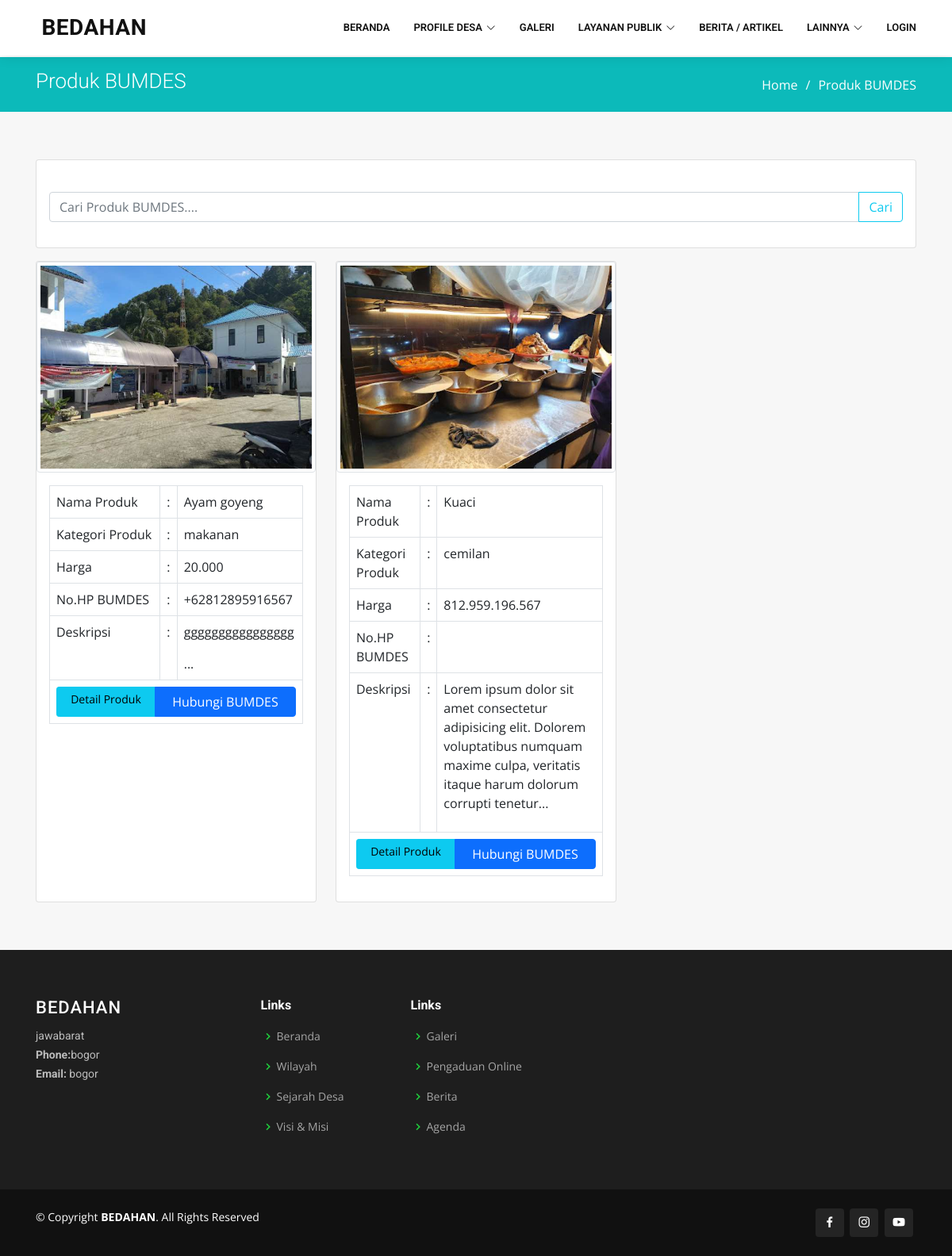
Screenshot of /index.php/home/produkbumdes with the database file from the repository.
### tables this page shows
CREATE TABLE `setting` (
  `web` varchar(99) DEFAULT NULL,
  `keyword` varchar(99) DEFAULT NULL,
  `logo` varchar(99) DEFAULT NULL,
  `alamat` text DEFAULT NULL,
  `telp` varchar(15) DEFAULT NULL,
  `email` varchar(99) DEFAULT NULL,
  `yt` varchar(99) DEFAULT NULL,
  `ig` varchar(99) DEFAULT NULL,
  `fb` varchar(99) DEFAULT NULL,
  `lat` varchar(99) DEFAULT NULL,
  `lng` varchar(99) DEFAULT NULL,
  `wilayah` text DEFAULT NULL
);

CREATE TABLE `produk_bumdes` (
  `id` int(11) NOT NULL,
  `produk` varchar(99) DEFAULT NULL,
  `slug` varchar(99) DEFAULT NULL,
  `kategori` varchar(99) DEFAULT NULL,
  `telp` varchar(99) DEFAULT NULL,
  `harga` varchar(20) DEFAULT NULL,
  `gambar` varchar(99) DEFAULT NULL,
  `desk` text DEFAULT NULL,
  `date` date DEFAULT NULL,
  `view` int(11) DEFAULT NULL
);

### application/controllers/Home.php (called while the page is built, shortened)
<?php
class Home extends CI_Controller {
    public function __construct()
    {
        $this->load->model('main_model');
        $this->main_model->count_visitor();
    }
        ?>
  <?php  }
  public function produkbumdes()
  {
    $this->load->library('pagination');
    $jum  = $this->db->query("select produk_bumdes.* from produk_bumdes");
    $page=$this->uri->segment(3);
    if(!$page):
        $offset = 0;
    else:
        $offset = $page;
    endif;
    $limit=3;
    $config['base_url'] = base_url() . 'home/produkbumdes/';
    $config['total_rows'] = $jum->num_rows();
    $config['per_page'] = $limit;
    $config['uri_segment'] = 3;
    $config['first_link']       = 'First';
    $config['last_link']        = 'Last';
    $config['next_link']        = 'Next';
    $config['prev_link']        = 'Prev';
    $config['full_tag_open']    = '<div class="pagging text-center"><nav><ul class="pagination justify-content-center">';
    $config['full_tag_close']   = '</ul></nav></div>';
    $config['num_tag_open']     = '<li class="page-item"><span class="page-link">';
    $config['num_tag_close']    = '</span></li>';
    $config['cur_tag_open']     = '<li class="page-item active"><span class="page-link">';
    $config['cur_tag_close']    = '<span class="sr-only">(current)</span></span></li>';
    $config['next_tag_open']    = '<li class="page-item"><span class="page-link">';
    $config['next_tagl_close']  = '<span aria-hidden="true">&raquo;</span></span></li>';
    $config['prev_tag_open']    = '<li class="page-item"><span class="page-link">';
    $config['prev_tagl_close']  = '</span>Next</li>';
    $config['first_tag_open']   = '<li class="page-item"><span class="page-link">';
    $config['first_tagl_close'] = '</span></li>';
    $config['last_tag_open']    = '<li class="page-item"><span class="page-link">';
    $config['last_tagl_close']  = '</span></li>';
    $this->pagination->initialize($config);
    $data['page'] =$this->pagination->create_links();
    $data['qe']=$this->main_model->produkbumdes_perpage($offset,$limit);
    $this->load->view('home/atas');
    $this->load->view('home/produkbumdes',$data);
    $this->load->view('home/bawah');
  }
}

### index.php (called while the page is built, shortened)
<?php
require_once BASEPATH.'core/CodeIgniter.php';

### application/models/Main_model.php (called while the page is built, shortened)
<?php
class Main_model extends CI_Model
{
	public function produkbumdes_perpage($offset, $limit)
	{
		$hsl = $this->db->query("select produk_bumdes.* from produk_bumdes limit  $offset,$limit");
		return 	$hsl;
	}
}

### application/views/home/produkbumdes.php (the view, shortened to what this page needs)
<section id="breadcrumbs" class="breadcrumbs">
  <div class="container">
    <div class="d-flex justify-content-between align-items-center">
      <h2>Produk BUMDES</h2>
      <ol>
        <li><a href="home/index">Home</a></li>
        <li>Produk BUMDES</li>
      </ol>
    </div>
  </div>
</section>
<section id="services" class="services section-bg">
  <div class="container" data-aos="fade-up">
    <div class="card mb-3">
      <div class="card-body">
        <br>
        <form action="home/cariProdukbumdes" method="get">
          <div class="input-group mb-3">
            <input type="text" class="form-control" name="keyword" placeholder="Cari Produk BUMDES...." autocomplete="off" aria-label="Cari Produk BUMDES...." aria-describedby="button-addon2">
            <button class="btn btn-outline-info" type="submit" id="button-addon2">Cari</button>
          </div>
        </form>
      </div>
    </div>
    <div class="row">
      <?php
      foreach ($qe->result() as $row) {
      ?>
        <div class="col-lg-4 col-md-6 d-flex align-items-stretch" data-aos="zoom-in" data-aos-delay="100">
          <div class="card">
            <img src="image/<?php echo $row->gambar ?>" class="card-img-top img-fluid img-thumbnail" alt="...">
            <div class="card-body table-responsive">
              <table class="table table-hover table-bordered">
                <tr>
                  <td>Nama Produk</td>
                  <td>:</td>
                  <td><?php echo $row->produk ?></td>
                </tr>
                <tr>
                  <td>Kategori Produk</td>
                  <td>:</td>
                  <td><?php echo $row->kategori ?></td>
                </tr>
                <tr>
                  <td>Harga</td>
                  <td>:</td>
                  <td><?php echo number_format($row->harga, 0, ',', '.') ?></td>
                </tr>
                <tr>
                  <td>No.HP BUMDES</td>
                  <td>:</td>
                  <td><?php echo $row->telp ?></td>
                </tr>
                <tr>
                  <td>Deskripsi</td>
                  <td>:</td>
                  <td><?php echo substr($row->desk, 0, 150) ?>...</td>
                </tr>
                <tr align="center">
                  <td colspan="3">
                    <div class="btn-group w-100" role="group" aria-label="Basic example">
                      <a href="home/detailbumdes/<?php echo $row->slug ?>" class="btn btn-info btn-sm"><i class="fa fa-eye"></i> Detail Produk</a>
                      <a href="https://wa.me/<?php echo $row->telp ?>" class="btn btn-primary"><i class="fa fa-phone"></i>Hubungi BUMDES</a>
                    </div>
                  </td>
                </tr>
              </table>
            </div>
          </div>
        </div>
      <?php } ?>
    </div>
  </div>
</section>

### application/views/home/atas.php (shortened to what this page needs)
<?php
$setting = $this->db->get('setting');
$row = $setting->row();
?>
<!DOCTYPE html>
<html lang="en">
<head>
  <link href="frontend/vendor/animate.css/animate.min.css" rel="stylesheet">
  <link href="frontend/vendor/aos/aos.css" rel="stylesheet">
  <link href="frontend/vendor/bootstrap/css/bootstrap.min.css" rel="stylesheet">
  <link href="frontend/vendor/bootstrap-icons/bootstrap-icons.css" rel="stylesheet">
  <link href="frontend/vendor/boxicons/css/boxicons.min.css" rel="stylesheet">
  <link href="frontend/vendor/glightbox/css/glightbox.min.css" rel="stylesheet">
  <link href="frontend/vendor/remixicon/remixicon.css" rel="stylesheet">
  <link href="frontend/vendor/swiper/swiper-bundle.min.css" rel="stylesheet">
  <link rel="stylesheet" type="text/css" href="plugin/sweetalert2.min.css">
  <link href="frontend/css/desa.css" rel="stylesheet">
  <link rel="stylesheet" href="https://unpkg.com/leaflet@1.7.1/dist/leaflet.css" />
  <link rel="stylesheet" href="https://cdnjs.cloudflare.com/ajax/libs/leaflet.draw/1.0.4/leaflet.draw.css" />
  <link rel="stylesheet" href="plugin/MarkerCluster.css" />
  <link rel="stylesheet" href="plugin/MarkerCluster.Default.css" />
  <link rel="stylesheet" href="plugin/css/styledLayerControl.css" />
  <link rel="stylesheet" href="https://unpkg.com/leaflet-routing-machine@latest/dist/leaflet-routing-machine.css" />
  <link rel="stylesheet" href="https://unpkg.com/leaflet-control-geocoder/dist/Control.Geocoder.css" />
  <link rel="stylesheet" href="plugin/maps.css">
  <link rel="stylesheet" href="plugin/dist/Control.MiniMap.min.css" />
  <link rel="stylesheet" type="text/css" href="src/L.Control.ZoomBar.css" />
  <link rel="stylesheet" href="plugin/dist/Leaflet.Coordinates-0.1.5.css" />
  <link rel="stylesheet" href="plugin/dist/L.Control.Locate.min.css" />
  <link rel="stylesheet" href="plugin/src/leaflet-compass.css" />
  <link rel="stylesheet" href="plugin/L.Control.Window.css" />
  <link rel="stylesheet" href="plugin/dist/Control.FullScreen.css" />
  <link rel="stylesheet" type="text/css" href="plugin/bootstrapdatepicker/bootstrap-datepicker.css">
</head>
<body>
  <header id="header" class="fixed-top">
    <div class="container d-flex align-items-center">
      <h1 class="logo me-auto"><a href="home/index"><img class="img img-fluid " src="image/<?php echo $row->logo ?>" alt="" width=""> <?php echo $row->web ?></a></h1>
      <nav id="navbar" class="navbar order-last order-lg-0">
        <ul>
          <li><a href="home/index" class="<?php if ($this->uri->segment(2) == 'index') echo 'active' ?>">Beranda</a></li>
          <li class="dropdown"><a href="#"><span>Profile Desa</span> <i class="bi bi-chevron-down"></i></a>
          </li>
          <li><a href="home/galeri" class="<?php if ($this->uri->segment(2) == 'galeri') echo 'active' ?>">Galeri</a></li>
          <li class="dropdown"><a href="#"><span>Layanan Publik</span> <i class="bi bi-chevron-down"></i></a>
          </li>
          <li><a href="home/berita" class="<?php if ($this->uri->segment(2) == 'berita') echo 'active' ?>">Berita / Artikel</a></li>
          <li class="dropdown"><a href="#"><span>Lainnya</span> <i class="bi bi-chevron-down"></i></a>
          </li>
          <li><a href="welcome" target="_blank">Login </a></li>
        </ul>
      </nav>
    </div>
  </header>

### application/views/home/bawah.php (shortened to what this page needs)
<?php
$setting = $this->db->get('setting');
$row = $setting->row();
?>
<footer id="footer">
  <div class="footer-top">
    <div class="container">
      <div class="row">
        <div class="col-lg-3 col-md-6 footer-contact">
          <h3><?php echo $row->web ?></h3>
          <p>
            <?php echo $row->alamat ?> <br>
            <strong>Phone:</strong><?php echo $row->telp ?><br>
            <strong>Email:</strong> <?php echo $row->email ?><br>
          </p>
        </div>
        <div class="col-lg-2 col-md-6 footer-links">
          <h4>Links</h4>
          <ul>
            <li><i class="bx bx-chevron-right"></i> <a href="#">Beranda</a></li>
            <li><i class="bx bx-chevron-right"></i> <a href="home/wilayah">Wilayah</a></li>
            <li><i class="bx bx-chevron-right"></i> <a href="home/sejarah">Sejarah Desa</a></li>
            <li><i class="bx bx-chevron-right"></i> <a href="home/visimisi">Visi & Misi</a></li>
          </ul>
        </div>
        <div class="col-lg-3 col-md-6 footer-links">
          <h4>Links</h4>
          <ul>
            <li><i class="bx bx-chevron-right"></i> <a href="home/galeri">Galeri</a></li>
            <li><i class="bx bx-chevron-right"></i> <a href="home/pengaduan">Pengaduan Online</a></li>
            <li><i class="bx bx-chevron-right"></i> <a href="home/berita">Berita</a></li>
            <li><i class="bx bx-chevron-right"></i> <a href="home/agenda">Agenda</a></li>
          </ul>
        </div>
      </div>
    </div>
  </div>
  <div class="container d-md-flex py-4">
    <div class="me-md-auto text-center text-md-start">
      <div class="copyright">
        &copy; Copyright <strong><span><?php echo $row->web ?></span></strong>. All Rights Reserved
      </div>
    </div>
    <div class="social-links text-center text-md-right pt-3 pt-md-0">
      <a href="<?php echo $row->fb ?>" class="facebook"><i class="bx bxl-facebook"></i></a>
      <a href="<?php echo $row->ig ?>" class="instagram"><i class="bx bxl-instagram"></i></a>
      <a href="<?php echo $row->yt ?>" class="google-plus"><i class="bx bxl-youtube"></i></a>
    </div>
  </div>
</footer>
</body>
</html>

### frontend/css/desa.css (style rules this page uses)
body { font-family: "Open Sans", sans-serif; color: #4d4643; }
a { color: #0cbaba; text-decoration: none; }
h1, h2, h3, h4, h5, h6 { font-family: "Roboto", sans-serif; }
#header { background: #fff; transition: all 0.5s; z-index: 997; padding: 15px 0; box-shadow: 0px 2px 15px rgba(0, 0, 0, 0.1); }
#header .logo { font-size: 28px; margin: 0; padding: 0; line-height: 1; font-weight: 700; letter-spacing: 0.5px; text-transform: uppercase; }
#header .logo a { color: #111; }
.navbar { padding: 0; }
.navbar ul { margin: 0; padding: 0; display: flex; list-style: none; align-items: center; }
.navbar li { position: relative; }
.navbar a, .navbar a:focus { display: flex; align-items: center; justify-content: space-between; padding: 10px 0 10px 30px; font-family: "Roboto", sans-serif; font-size: 13px; font-weight: 600; color: #111; white-space: nowrap; text-transform: uppercase; transition: 0.3s; }
.navbar a i, .navbar a:focus i { font-size: 12px; line-height: 0; margin-left: 5px; }
section { padding: 60px 0; overflow: hidden; }
.section-bg { background-color: #f7f7f7; }
.breadcrumbs { padding: 15px 0; background: #0cbaba; min-height: 40px; margin-top: 72px; }
.breadcrumbs h2 { font-size: 26px; font-weight: 300; color: #fff; }
.breadcrumbs ol { display: flex; flex-wrap: wrap; list-style: none; padding: 0; margin: 0; color: #fff; }
.breadcrumbs ol a { color: #fff; }
.breadcrumbs ol li + li { padding-left: 10px; }
.breadcrumbs ol li + li::before { display: inline-block; padding-right: 10px; color: #fff; content: "/"; }
#footer { color: #fff; font-size: 14px; background: #111; }
#footer .footer-top { padding: 60px 0 30px 0; background: #1e1e1e; }
#footer .footer-top .footer-contact { margin-bottom: 30px; }
#footer .footer-top .footer-contact h3 { font-size: 22px; margin: 0 0 10px 0; padding: 2px 0 2px 0; line-height: 1; font-weight: 500; letter-spacing: 1px; text-transform: uppercase; color: #fff; }
#footer .footer-top .footer-contact p { font-size: 14px; line-height: 24px; margin-bottom: 0; font-family: "Roboto", sans-serif; color: rgba(255, 255, 255, 0.7); }
#footer .footer-top h4 { font-size: 16px; font-weight: bold; color: #fff; position: relative; padding-bottom: 12px; }
#footer .footer-top .footer-links { margin-bottom: 30px; }
#footer .footer-top .footer-links ul { list-style: none; padding: 0; margin: 0; }
#footer .footer-top .footer-links ul i { padding-right: 2px; color: #1ed33c; font-size: 18px; line-height: 1; }
#footer .footer-top .footer-links ul li { padding: 10px 0; display: flex; align-items: center; }
#footer .footer-top .footer-links ul li:first-child { padding-top: 0; }
#footer .footer-top .footer-links ul a { color: rgba(255, 255, 255, 0.6); transition: 0.3s; display: inline-block; line-height: 1; }
#footer .social-links a { font-size: 18px; display: inline-block; background: rgba(255, 255, 255, 0.08); color: #fff; line-height: 1; padding: 8px 0; margin-right: 4px; border-radius: 4px; text-align: center; width: 36px; height: 36px; transition: 0.3s; }

### rows the page displays
setting: web "BEDAHAN", alamat "jawabarat", telp "bogor", email "bogor"
produk_bumdes: gambar (picture), produk "Ayam goyeng", kategori "makanan", harga "20.000", telp "+62812895916567", desk "gggggggggggggggg"
produk_bumdes: gambar (picture), produk "Kuaci", kategori "cemilan", harga "812.959.196.567", desk "Lorem ipsum dolor sit amet consectetur adipisicing elit. Dolorem voluptatibus numquam maxime culpa, veritatis itaque harum dolorum corrupti tenetur"
